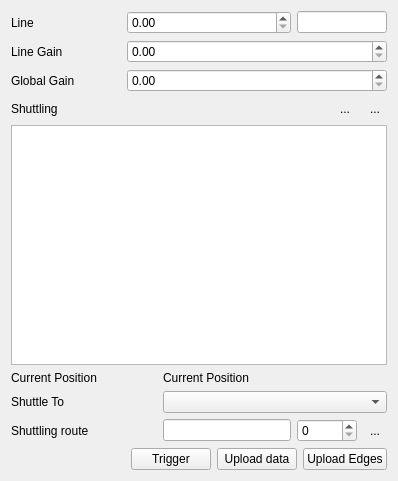
<?xml version="1.0" encoding="UTF-8"?>
<ui version="4.0">
 <class>Form</class>
 <widget class="QWidget" name="Form">
  <property name="geometry">
   <rect>
    <x>0</x>
    <y>0</y>
    <width>398</width>
    <height>481</height>
   </rect>
  </property>
  <property name="windowTitle">
   <string>Form</string>
  </property>
  <layout class="QGridLayout" name="gridLayout">
   <item row="7" column="5" colspan="2">
    <widget class="QSpinBox" name="repetitionBox">
     <property name="toolTip">
      <string>Number of repetitions</string>
     </property>
     <property name="maximum">
      <number>250</number>
     </property>
    </widget>
   </item>
   <item row="7" column="7">
    <widget class="QToolButton" name="shuttlingRouteButton">
     <property name="text">
      <string>...</string>
     </property>
     <property name="icon">
      <iconset resource="Experiment.qrc">
       <normaloff>:/kde/icons/media-playback-start-7.png</normaloff>:/kde/icons/media-playback-start-7.png</iconset>
     </property>
     <property name="autoRaise">
      <bool>true</bool>
     </property>
    </widget>
   </item>
   <item row="9" column="0" colspan="8">
    <layout class="QHBoxLayout" name="horizontalLayout">
     <item>
      <spacer name="horizontalSpacer">
       <property name="orientation">
        <enum>Qt::Horizontal</enum>
       </property>
       <property name="sizeHint" stdset="0">
        <size>
         <width>40</width>
         <height>20</height>
        </size>
       </property>
      </spacer>
     </item>
     <item>
      <widget class="QPushButton" name="triggerButton">
       <property name="text">
        <string>Trigger</string>
       </property>
      </widget>
     </item>
     <item>
      <widget class="QPushButton" name="uploadDataButton">
       <property name="text">
        <string>Upload data</string>
       </property>
      </widget>
     </item>
     <item>
      <widget class="QPushButton" name="uploadEdgesButton">
       <property name="text">
        <string>Upload Edges</string>
       </property>
      </widget>
     </item>
    </layout>
   </item>
   <item row="0" column="0">
    <widget class="QLabel" name="lineLabel">
     <property name="contextMenuPolicy">
      <enum>Qt::ActionsContextMenu</enum>
     </property>
     <property name="text">
      <string>Line</string>
     </property>
    </widget>
   </item>
   <item row="3" column="0" colspan="3">
    <widget class="QLabel" name="label">
     <property name="text">
      <string>Shuttling</string>
     </property>
    </widget>
   </item>
   <item row="3" column="7">
    <widget class="QToolButton" name="removeEdgeButton">
     <property name="text">
      <string>...</string>
     </property>
     <property name="icon">
      <iconset resource="Experiment.qrc">
       <normaloff>:/openicon/icons/edit_remove.png</normaloff>:/openicon/icons/edit_remove.png</iconset>
     </property>
     <property name="autoRaise">
      <bool>true</bool>
     </property>
    </widget>
   </item>
   <item row="3" column="6">
    <widget class="QToolButton" name="addEdgeButton">
     <property name="text">
      <string>...</string>
     </property>
     <property name="icon">
      <iconset resource="Experiment.qrc">
       <normaloff>:/openicon/icons/edit-add.png</normaloff>:/openicon/icons/edit-add.png</iconset>
     </property>
     <property name="autoRaise">
      <bool>true</bool>
     </property>
    </widget>
   </item>
   <item row="5" column="0" colspan="3">
    <widget class="QLabel" name="label_3">
     <property name="text">
      <string>Current Position</string>
     </property>
    </widget>
   </item>
   <item row="4" column="0" colspan="8">
    <widget class="QTableView" name="edgeTableView"/>
   </item>
   <item row="5" column="3" colspan="5">
    <widget class="QLabel" name="currentPositionLabel">
     <property name="text">
      <string>Current Position</string>
     </property>
    </widget>
   </item>
   <item row="6" column="3" colspan="5">
    <widget class="QComboBox" name="destinationComboBox"/>
   </item>
   <item row="6" column="0" colspan="3">
    <widget class="QLabel" name="label_6">
     <property name="text">
      <string>Shuttle To</string>
     </property>
    </widget>
   </item>
   <item row="7" column="0">
    <widget class="QLabel" name="label_7">
     <property name="text">
      <string>Shuttling route</string>
     </property>
    </widget>
   </item>
   <item row="7" column="3" colspan="2">
    <widget class="QLineEdit" name="shuttlingRouteEdit">
     <property name="sizePolicy">
      <sizepolicy hsizetype="Expanding" vsizetype="Fixed">
       <horstretch>2</horstretch>
       <verstretch>0</verstretch>
      </sizepolicy>
     </property>
     <property name="toolTip">
      <string>Use '-' for transition ', ' for jump.</string>
     </property>
    </widget>
   </item>
   <item row="2" column="0">
    <widget class="QLabel" name="label_4">
     <property name="text">
      <string>Global Gain</string>
     </property>
    </widget>
   </item>
   <item row="1" column="0">
    <widget class="QLabel" name="label_2">
     <property name="text">
      <string>Line Gain</string>
     </property>
    </widget>
   </item>
   <item row="2" column="2" colspan="6">
    <widget class="ExpressionSpinBox" name="globalGainBox">
     <property name="sizePolicy">
      <sizepolicy hsizetype="Minimum" vsizetype="Fixed">
       <horstretch>1</horstretch>
       <verstretch>0</verstretch>
      </sizepolicy>
     </property>
     <property name="toolTip">
      <string>OutputVoltage = GlobalGain * ( SolutionLine * LineGain + AdjustVoltage ))</string>
     </property>
    </widget>
   </item>
   <item row="1" column="2" colspan="6">
    <widget class="ExpressionSpinBox" name="lineGainBox">
     <property name="sizePolicy">
      <sizepolicy hsizetype="Minimum" vsizetype="Fixed">
       <horstretch>1</horstretch>
       <verstretch>0</verstretch>
      </sizepolicy>
     </property>
     <property name="toolTip">
      <string>OutputVoltage = GlobalGain * ( SolutionLine * LineGain + AdjustVoltage ))</string>
     </property>
    </widget>
   </item>
   <item row="0" column="2" colspan="3">
    <widget class="ExpressionSpinBox" name="lineBox">
     <property name="sizePolicy">
      <sizepolicy hsizetype="Minimum" vsizetype="Fixed">
       <horstretch>1</horstretch>
       <verstretch>0</verstretch>
      </sizepolicy>
     </property>
     <property name="toolTip">
      <string>OutputVoltage = GlobalGain * ( SolutionLine * LineGain + AdjustVoltage ))</string>
     </property>
    </widget>
   </item>
   <item row="0" column="5" colspan="3">
    <widget class="QLineEdit" name="currentLineDisplay">
     <property name="readOnly">
      <bool>true</bool>
     </property>
     <property name="clearButtonEnabled">
      <bool>false</bool>
     </property>
    </widget>
   </item>
  </layout>
 </widget>
 <customwidgets>
  <customwidget>
   <class>ExpressionSpinBox</class>
   <extends>QDoubleSpinBox</extends>
   <header>uiModules.ExpressionSpinBox</header>
  </customwidget>
 </customwidgets>
 <tabstops>
  <tabstop>lineGainBox</tabstop>
  <tabstop>globalGainBox</tabstop>
 </tabstops>
 <resources>
  <include location="Experiment.qrc"/>
 </resources>
 <connections/>
</ui>
